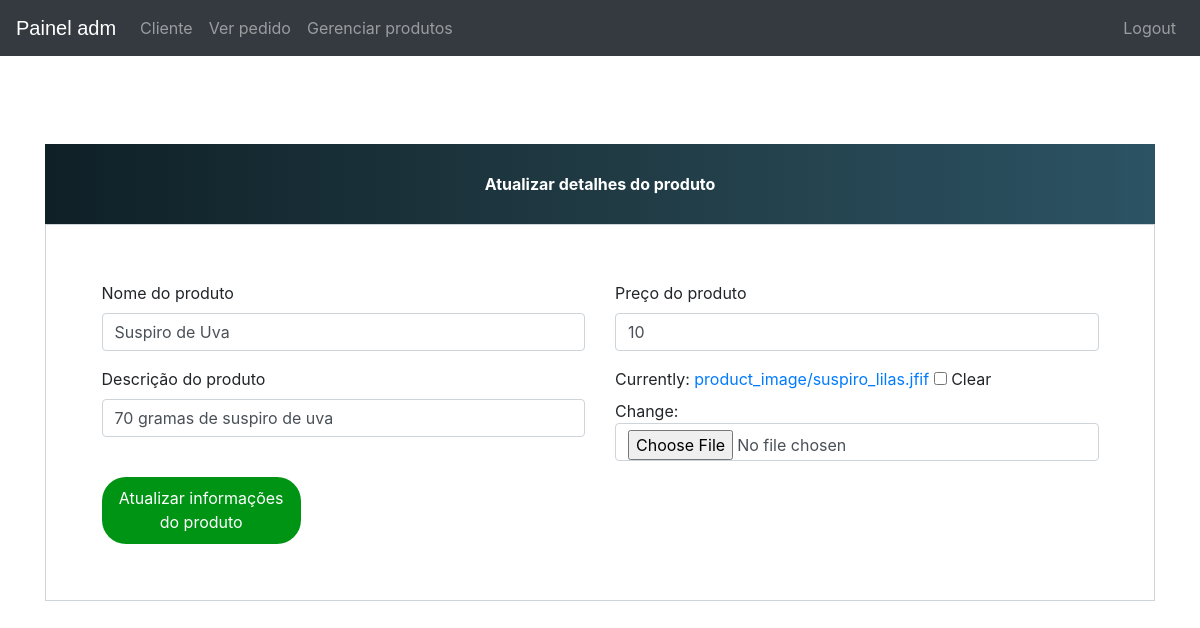
The page /update-product/1 (signed in) on the database as committed earlier.
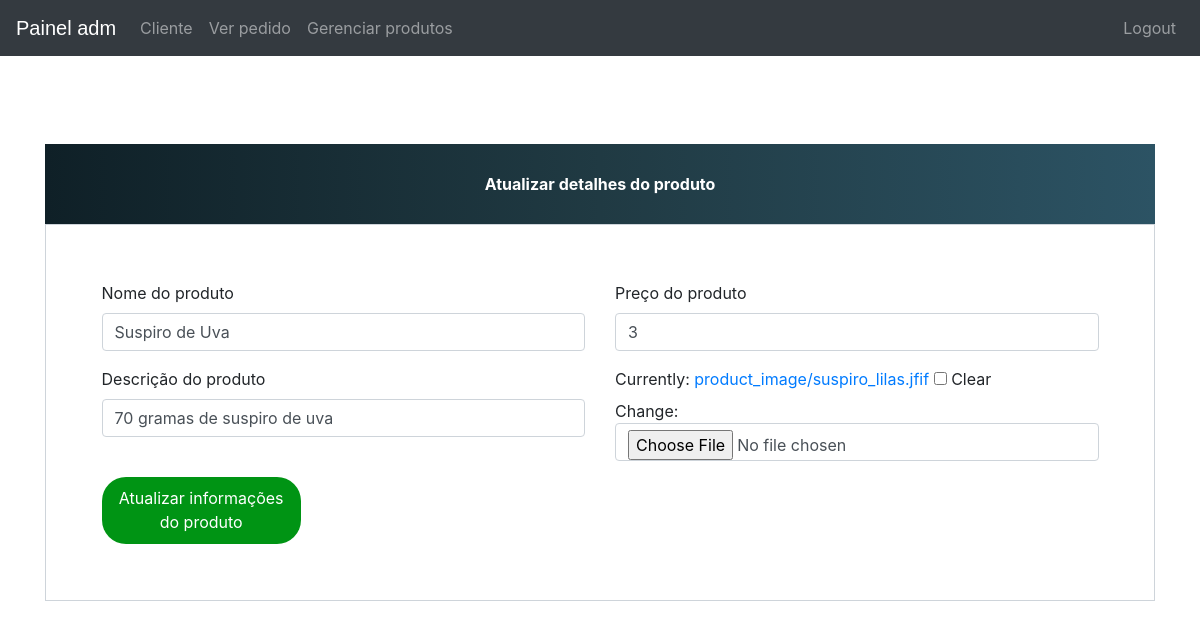
The same page on the database as committed later.
### ecom/models.py (models this page shows, shortened)
class Product(models.Model):
    name=models.CharField(max_length=40)
    product_image= models.ImageField(upload_to='product_image/',null=True,blank=True)
    price = models.PositiveIntegerField()
    description=models.CharField(max_length=40)

### ecom/views.py (the view)
# urls.py: path('update-product/<int:pk>', views.update_product_view,name='update-product'),
@login_required(login_url='adminlogin')
def update_product_view(request,pk):
    product=models.Product.objects.get(id=pk)
    productForm=forms.ProductForm(instance=product)
    if request.method=='POST':
        productForm=forms.ProductForm(request.POST,request.FILES,instance=product)
        if productForm.is_valid():
            productForm.save()
            return redirect('admin-products')
    return render(request,'ecom/admin_update_product.html',{'productForm':productForm})

### ecom/forms.py
class ProductForm(forms.ModelForm):
    class Meta:
        model=models.Product
        fields=['name','price','description','product_image']

### templates/ecom/admin_update_product.html (shortened to what this page needs)
{% extends 'ecom/admin_base.html' %}
{% load widget_tweaks %}
{% block content %}
<head>
  <link href="//maxcdn.bootstrapcdn.com/bootstrap/4.1.1/css/bootstrap.min.css" rel="stylesheet" id="bootstrap-css">
</head>
<br><br><br><br><br><br>
<form method="post" enctype="multipart/form-data">
  <div class="container register-form">
    <div class="form">
      <div class="note">
        <p>Atualizar detalhes do produto</p>
      </div>
      <div class="form-content">
        <div class="row">
          <div class="col-md-6">
            <div class="form-group">
              <label for="">Nome do produto</label>
              {% render_field productForm.name class="form-control" placeholder="Product Name" %}
            </div>
            <div class="form-group">
              <label for="">Descrição do produto</label>
              {% render_field productForm.description class="form-control" placeholder="Description" %}
            </div>
          </div>
          <div class="col-md-6">
            <div class="form-group">
              <label for="">Preço do produto</label>
              {% render_field productForm.price class="form-control" placeholder="Price" %}
            </div>
            <div class="form-group">
              {% render_field productForm.product_image class="form-control" placeholder="product_image" %}
            </div>
          </div>
        </div>
        <button type="submit" class="btnSubmit">Atualizar informações do produto</button>
      </div>
    </div>
  </div>
</form>
{% endblock content %}

Rows that differ between the two databases and show on the page:
changed Product "Suspiro de Uva": price "10" → "3"
